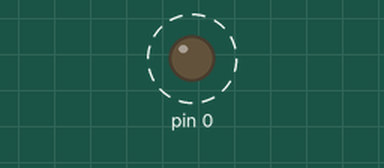
Simulated run of this sketch. Board: Arduino Uno, built with avr-gcc and run on an emulated ATmega328P. On the bench: output pins drawn as LEDs (lit = HIGH). Dashed ring = blinking.

Above: at 0.4 s.
Timing chart, 0 to 4.5 s (numbered marks = the images above):
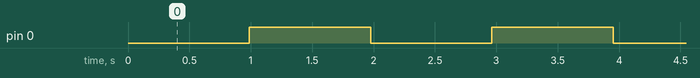

Measured:
- by itself, pin 0: alternates HIGH for 0.99 s and LOW for 0.99 s

The sketch:

1.6.2.ino
```cpp
#include <avr/io.h>
#include <util/delay.h>

int main(void)
{
  //using timer/counter 1
  int count = 0;
  DDRD = 0x01;
  TCCR1A = 0x00;
  TCCR1B = 0x05; //0x05 means we are using prescaler 1024

  while(true){
    if(TCNT1 == 249){
      count++;
      TCNT1 = 0;
    }
    if (count == 62){ //this value is 62 because 1000/16 prescaler 1024 is 16 times slower
      PORTD ^= 0x01;
      count = 0;
    }
  }
}
```
